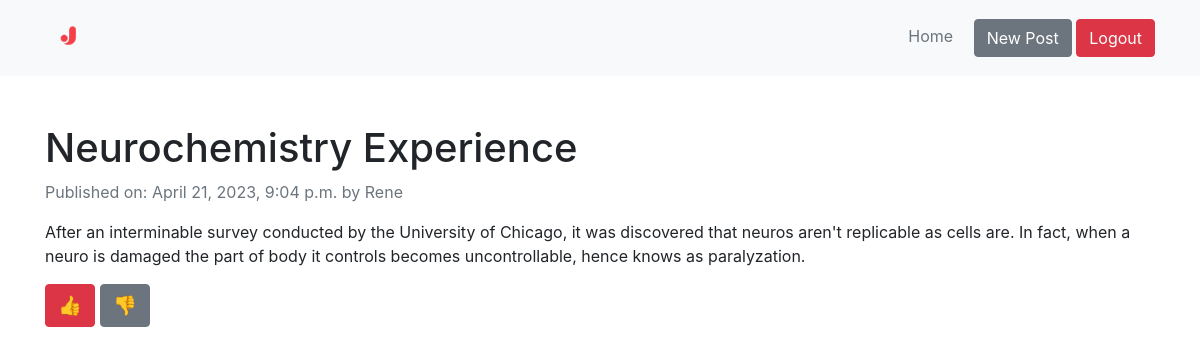
The app's page /post/2/ (signed in) with its own data.
### post/models.py (models this page shows)
class Post(models.Model):
    type = models.ForeignKey(Type, related_name='posts', on_delete=models.CASCADE)
    title = models.CharField(max_length=500, null=False, blank=False)
    description = models.TextField(blank=False, null=False)
    created_by = models.ForeignKey(User, related_name='posts', on_delete=models.CASCADE)
    created_at = models.DateTimeField(auto_now_add=True)

### post/views.py (the view)
# urls.py: path('<int:pk>/', views.detail, name='detail'),
def detail(request, pk):
    post = get_object_or_404(Post, pk = pk)
    return render(request, 'post/detail.html', {
        'post': post
    })

### post/templates/post/detail.html (shortened to what this page needs)
{% extends 'authenticate/base.html' %}
{% block content %}
  <div class="container mt-5">
      <h1> {{ post.title }} </h1>
      <p class="text-muted"> Published on: {{ post.created_at }} by {{ post.created_by }} </p>
      <p> {{ post.description }} </p>
      <a href="#" class="btn btn-danger" style="font-size: 1.2rem;"> 👍 </a>
      <a href="#" class="btn btn-secondary" style="font-size: 1.2rem;"> 👎 </a>
  </div>
{% endblock %}

### records on screen
Post: title "Neurochemistry Experience", created_at "April 21, 2023, 9:04 p.m.", created_by "Rene", description "After an interminable survey conducted by the University of Chicago, it was discovered that neuros aren't replicable as cells are. In fact, when a neuro is damaged the part of body it controls becomes uncontrollable, hence knows as paralyzation."
